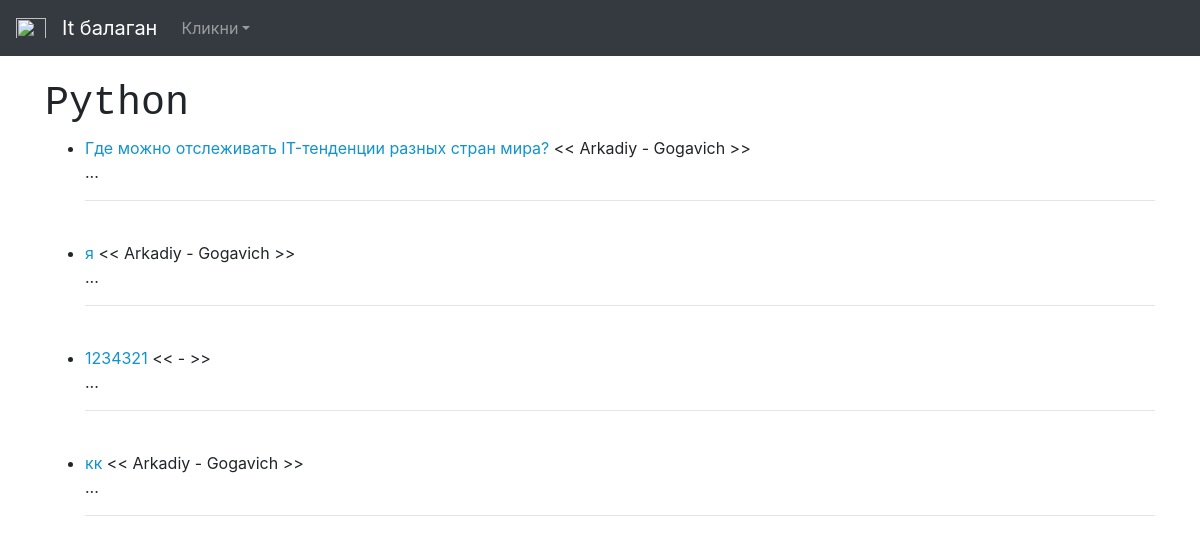
Page /category/Python/ on the committed database.
### theblog/models.py (models this page shows, shortened)
class Post(models.Model):
    title = models.CharField(max_length=120)
    title_tag = models.CharField(max_length=120, default=title)
    author = models.ForeignKey(User, on_delete=models.CASCADE)
    body = RichTextField(blank=True, null=True)
    post_date = models.DateField("Date", default=datetime.date.today)
    category = models.CharField(max_length=120, default='Python')
    snippet = models.CharField(max_length=120, default='...')
    likes = models.ManyToManyField(User, related_name='blog_post')

### theblog/views.py (the view)
# urls.py: path('category/<str:cats>/', CategoryView, name='category'),
def CategoryView(request, cats):
    category_post = Post.objects.filter(category=cats.replace('-', ' '))
    return render(request, 'categories.html', {'cats': cats.title().replace('-', ' '), 'category_post': category_post})

### theblog/templates/categories.html (shortened to what this page needs)
{% extends 'base.html' %}
{% block content %}
{% if category_post %}
    <h1 class="text-monospace">{{ cats }}</h1>
    <ul>
    {% for post in category_post %}
        <li><a href="{% url 'article_detail' post.pk %}">{{post.title}}</a> <<
            {{post.author.first_name}} -
            {{post.author.last_name}} >>
            <br/>
            {{ post.snippet|truncatechars:100|safe }}
            <hr>
            <br>
        </li>
    {% endfor %}
    </ul>
{% else %}
<h3>Пока на эту тему нет постов.</h3>
{% endif %}
{% endblock %}

### theblog/templates/base.html (style rules this page uses)
a { color: #1293cd; text-decoration: none; background-color: transparent; text-align: center; }

### rows in the picture
Post: title "Где можно отслеживать IT-тенденции разных стран мира?", author.first_name "Arkadiy", author.last_name "Gogavich", snippet "..."
Post: title "я", author.first_name "Arkadiy", author.last_name "Gogavich", snippet "..."
Post: title "1234321", snippet "..."
Post: title "кк", author.first_name "Arkadiy", author.last_name "Gogavich", snippet "..."

### other values in the picture
{{ cats }} "Python"
